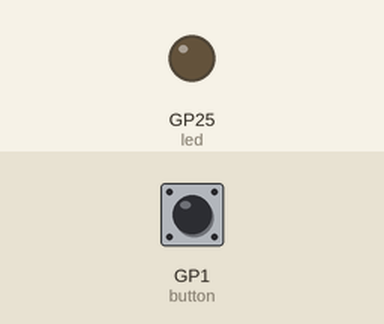
Recording of a program running on a simulated Raspberry Pi Pico running MicroPython. Parts: output pins drawn as LEDs (lit = HIGH). The inputs (shaded band) are chosen by the test bench; at power-on: GP1 (button) HIGH. What the program prints to the serial console is not drawn.

Above: at 1.2 s.
1.3 s: GP1 (button) pulled LOW for 0.15 s
At 2.0 s:
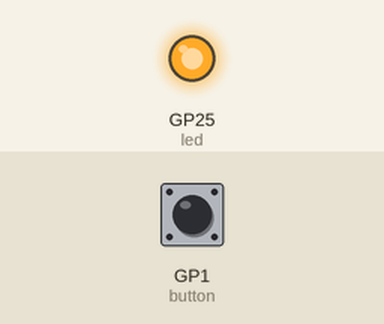
2.9 s: GP1 (button) pulled LOW for 1 s
At 3.2 s:
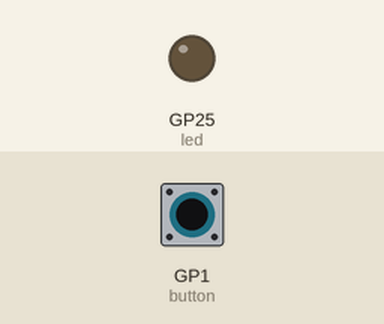
5.4 s: GP1 (button) pulled LOW for 3.2 s
At 6.3 s:
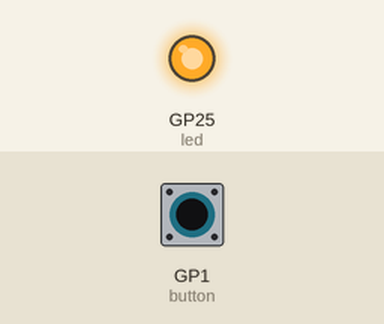
Timing chart, 0 to 8.4 s (numbered marks = the images above; inputs shaded):
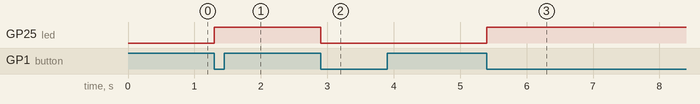

The program:

main.py
```python
from machine import Pin
from utime import sleep_ms
button = Pin(1, Pin.IN, Pin.PULL_UP)   #Internal pull-up
led = Pin(25, Pin.OUT)
State=0                                #0 means that the light is currently off
if __name__ == '__main__':
    while True:
        print(button.value())
        if button.value() == 0:       #key press
            if State==0:
                led.value(1)
                sleep_ms=100
                while button.value() == 0:
                   State=1
            else:
                led.value(0)
                sleep_ms=100
                while button.value()== 0:
                    State=0
        else:
            print("end of main")
```

Measured:
- after the input at 1.3 s, GP25 (led): LOW → HIGH at once
- after the input at 2.9 s, GP25 (led): HIGH → LOW at once
- after the input at 5.4 s, GP25 (led): LOW → HIGH at once
